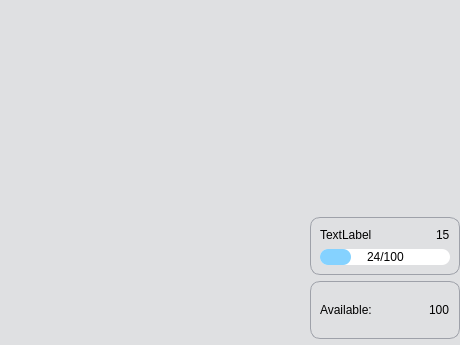
<?xml version="1.0" encoding="UTF-8"?>
<ui version="4.0">
 <class>Game</class>
 <widget class="QWidget" name="Game">
  <property name="geometry">
   <rect>
    <x>0</x>
    <y>0</y>
    <width>460</width>
    <height>345</height>
   </rect>
  </property>
  <property name="windowTitle">
   <string>Form</string>
  </property>
  <property name="styleSheet">
   <string notr="true">#Game {
	background-color: #DFE0E2;
}

#frame_selection, #frame_castle {
	background-color: #DFE0E2;
	border: 1px solid #9EA1A9;
	border-radius: 10px;
}

QPushButton {
	background-color: #85D2FF;
	color: black;
	border-radius: 10px;
	padding: 4px;
	height: 16px;
}
QPushButton:hover {background-color: #5CC3FF}
QPushButton:disabled {
	background-color: #D6F0FF;
	color: #40404F;
}

QProgressBar {
	text-align: center;
	color: black;
	background-color: white;
	border-radius: 8px;
}
QProgressBar::chunk {
	background-color: #85D2FF;
	border-radius: 8px;
}
</string>
  </property>
  <layout class="QGridLayout" name="gridLayout_3" rowstretch="1,0,0,0" columnstretch="1,0" rowminimumheight="0,0,58,0">
   <property name="leftMargin">
    <number>0</number>
   </property>
   <property name="topMargin">
    <number>0</number>
   </property>
   <property name="rightMargin">
    <number>0</number>
   </property>
   <property name="bottomMargin">
    <number>0</number>
   </property>
   <item row="1" column="1">
    <widget class="QFrame" name="frame_selection">
     <property name="minimumSize">
      <size>
       <width>150</width>
       <height>58</height>
      </size>
     </property>
     <property name="frameShape">
      <enum>QFrame::StyledPanel</enum>
     </property>
     <property name="frameShadow">
      <enum>QFrame::Plain</enum>
     </property>
     <layout class="QGridLayout" name="gridLayout_2" columnstretch="1,0,0">
      <item row="2" column="1">
       <widget class="QLabel" name="icon_attack">
        <property name="maximumSize">
         <size>
          <width>16</width>
          <height>16</height>
         </size>
        </property>
        <property name="text">
         <string/>
        </property>
        <property name="pixmap">
         <pixmap resource="../../gui/resources.qrc">:/icons/kick.png</pixmap>
        </property>
        <property name="scaledContents">
         <bool>true</bool>
        </property>
       </widget>
      </item>
      <item row="2" column="2">
       <widget class="QLabel" name="label_attack">
        <property name="maximumSize">
         <size>
          <width>16777215</width>
          <height>16</height>
         </size>
        </property>
        <property name="text">
         <string>15</string>
        </property>
       </widget>
      </item>
      <item row="3" column="0" colspan="3">
       <widget class="QProgressBar" name="progress_health">
        <property name="sizePolicy">
         <sizepolicy hsizetype="Preferred" vsizetype="Fixed">
          <horstretch>0</horstretch>
          <verstretch>0</verstretch>
         </sizepolicy>
        </property>
        <property name="maximumSize">
         <size>
          <width>16777215</width>
          <height>16</height>
         </size>
        </property>
        <property name="toolTip">
         <string>Health</string>
        </property>
        <property name="value">
         <number>24</number>
        </property>
        <property name="textVisible">
         <bool>true</bool>
        </property>
        <property name="invertedAppearance">
         <bool>false</bool>
        </property>
        <property name="format">
         <string>%v/%m</string>
        </property>
       </widget>
      </item>
      <item row="2" column="0">
       <widget class="QLabel" name="label_selection_name">
        <property name="maximumSize">
         <size>
          <width>16777215</width>
          <height>16</height>
         </size>
        </property>
        <property name="text">
         <string>TextLabel</string>
        </property>
       </widget>
      </item>
     </layout>
    </widget>
   </item>
   <item row="2" column="1">
    <widget class="QFrame" name="frame_castle">
     <property name="minimumSize">
      <size>
       <width>150</width>
       <height>0</height>
      </size>
     </property>
     <property name="frameShape">
      <enum>QFrame::NoFrame</enum>
     </property>
     <property name="frameShadow">
      <enum>QFrame::Plain</enum>
     </property>
     <property name="lineWidth">
      <number>1</number>
     </property>
     <layout class="QGridLayout" name="layout_castle" columnstretch="1,0,0">
      <item row="0" column="2">
       <widget class="QLabel" name="label_money">
        <property name="minimumSize">
         <size>
          <width>20</width>
          <height>0</height>
         </size>
        </property>
        <property name="text">
         <string>100</string>
        </property>
       </widget>
      </item>
      <item row="0" column="0">
       <widget class="QLabel" name="label_3">
        <property name="text">
         <string>Available:</string>
        </property>
       </widget>
      </item>
      <item row="0" column="1">
       <widget class="QLabel" name="label">
        <property name="pixmap">
         <pixmap resource="../../gui/resources.qrc">:/icons/host.png</pixmap>
        </property>
       </widget>
      </item>
     </layout>
    </widget>
   </item>
   <item row="0" column="0" rowspan="4">
    <widget class="QFrame" name="frame_renderer_outside">
     <layout class="QGridLayout" name="gridLayout">
      <property name="leftMargin">
       <number>0</number>
      </property>
      <property name="topMargin">
       <number>0</number>
      </property>
      <property name="rightMargin">
       <number>0</number>
      </property>
      <property name="bottomMargin">
       <number>0</number>
      </property>
      <property name="spacing">
       <number>0</number>
      </property>
      <item row="0" column="0">
       <widget class="QFrame" name="frame_renderer">
        <property name="maximumSize">
         <size>
          <width>256</width>
          <height>256</height>
         </size>
        </property>
        <property name="frameShape">
         <enum>QFrame::NoFrame</enum>
        </property>
        <property name="frameShadow">
         <enum>QFrame::Plain</enum>
        </property>
        <property name="lineWidth">
         <number>0</number>
        </property>
        <layout class="QVBoxLayout" name="layout_renderer">
         <property name="spacing">
          <number>0</number>
         </property>
         <property name="leftMargin">
          <number>0</number>
         </property>
         <property name="topMargin">
          <number>0</number>
         </property>
         <property name="rightMargin">
          <number>0</number>
         </property>
         <property name="bottomMargin">
          <number>0</number>
         </property>
        </layout>
       </widget>
      </item>
     </layout>
    </widget>
   </item>
  </layout>
 </widget>
 <resources>
  <include location="../../gui/resources.qrc"/>
 </resources>
 <connections/>
</ui>
